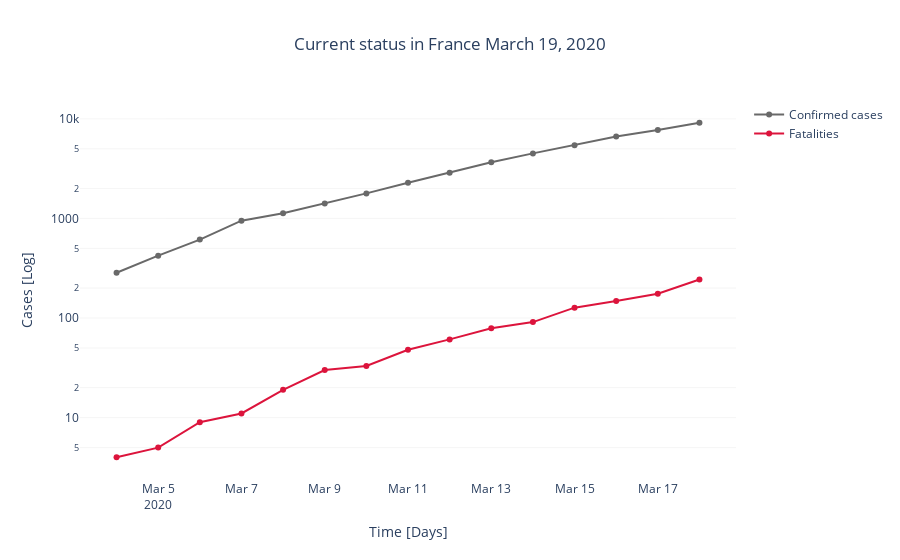

This figure's notebook cell:
### Code cell
# Build plot for basic data display
fig = go.Figure()
# Confirmed cases
fig.add_trace(
    go.Scatter(
        mode = 'lines+markers',
        x=df_fr.date, 
        y=np.array(df_fr.cas_confirmes, dtype=int),  
        name = 'Confirmed cases',
        marker=dict(color='DimGray'),
))
# Fatalities
fig.add_trace(
    go.Scatter(
        mode='lines+markers',
        x=df_fr.date, 
        y=np.array(df_fr.deces, dtype=int), 
        name = 'Fatalities',
        marker=dict(color='crimson')
))

fig.update_layout(yaxis_title = 'Cases [Log]', yaxis_type="log")

fig.update_layout(
    xaxis_title = 'Time [Days]',
    plot_bgcolor='white',  
    title = 'Current status in France ' + datetime.datetime.today().strftime('%B %d, %Y'),
    title_x = .5
)
fig.update_yaxes(showgrid=True, gridwidth=.3, gridcolor='gainsboro')

### Figure 1 — Plotly figure (JSON) as saved in the notebook; plotly's stock layout.template omitted (floating-point values rounded to 4 significant figures)
{"data": [{"marker": {"color": "DimGray"}, "mode": "lines+markers", "name": "Confirmed cases", "type": "scatter", "x": ["2020-03-04T00:00:00", "2020-03-05T00:00:00", "2020-03-06T00:00:00", "2020-03-07T00:00:00", "2020-03-08T00:00:00", "2020-03-09T00:00:00", "2020-03-10T00:00:00", "2020-03-11T00:00:00", "2020-03-12T00:00:00", "2020-03-13T00:00:00", "2020-03-14T00:00:00", "2020-03-15T00:00:00", "2020-03-16T00:00:00", "2020-03-17T00:00:00", "2020-03-18T00:00:00"], "y": [285, 423, 613, 949, 1126, 1412, 1784, 2281, 2876, 3661, 4499, 5423, 6633, 7730, 9134]}, {"marker": {"color": "crimson"}, "mode": "lines+markers", "name": "Fatalities", "type": "scatter", "x": ["2020-03-04T00:00:00", "2020-03-05T00:00:00", "2020-03-06T00:00:00", "2020-03-07T00:00:00", "2020-03-08T00:00:00", "2020-03-09T00:00:00", "2020-03-10T00:00:00", "2020-03-11T00:00:00", "2020-03-12T00:00:00", "2020-03-13T00:00:00", "2020-03-14T00:00:00", "2020-03-15T00:00:00", "2020-03-16T00:00:00", "2020-03-17T00:00:00", "2020-03-18T00:00:00"], "y": [4, 5, 9, 11, 19, 30, 33, 48, 61, 79, 91, 127, 148, 175, 244]}], "layout": {"autosize": true, "plot_bgcolor": "white", "title": {"text": "Current status in France March 19, 2020", "x": 0.5}, "xaxis": {"autorange": true, "range": ["2020-03-03 04:04:24.3629", "2020-03-18 19:55:35.6371"], "title": {"text": "Time [Days]"}, "type": "date"}, "yaxis": {"autorange": true, "gridcolor": "gainsboro", "gridwidth": 0.3, "range": [0.356, 4.207], "showgrid": true, "title": {"text": "Cases [Log]"}, "type": "log"}}}
